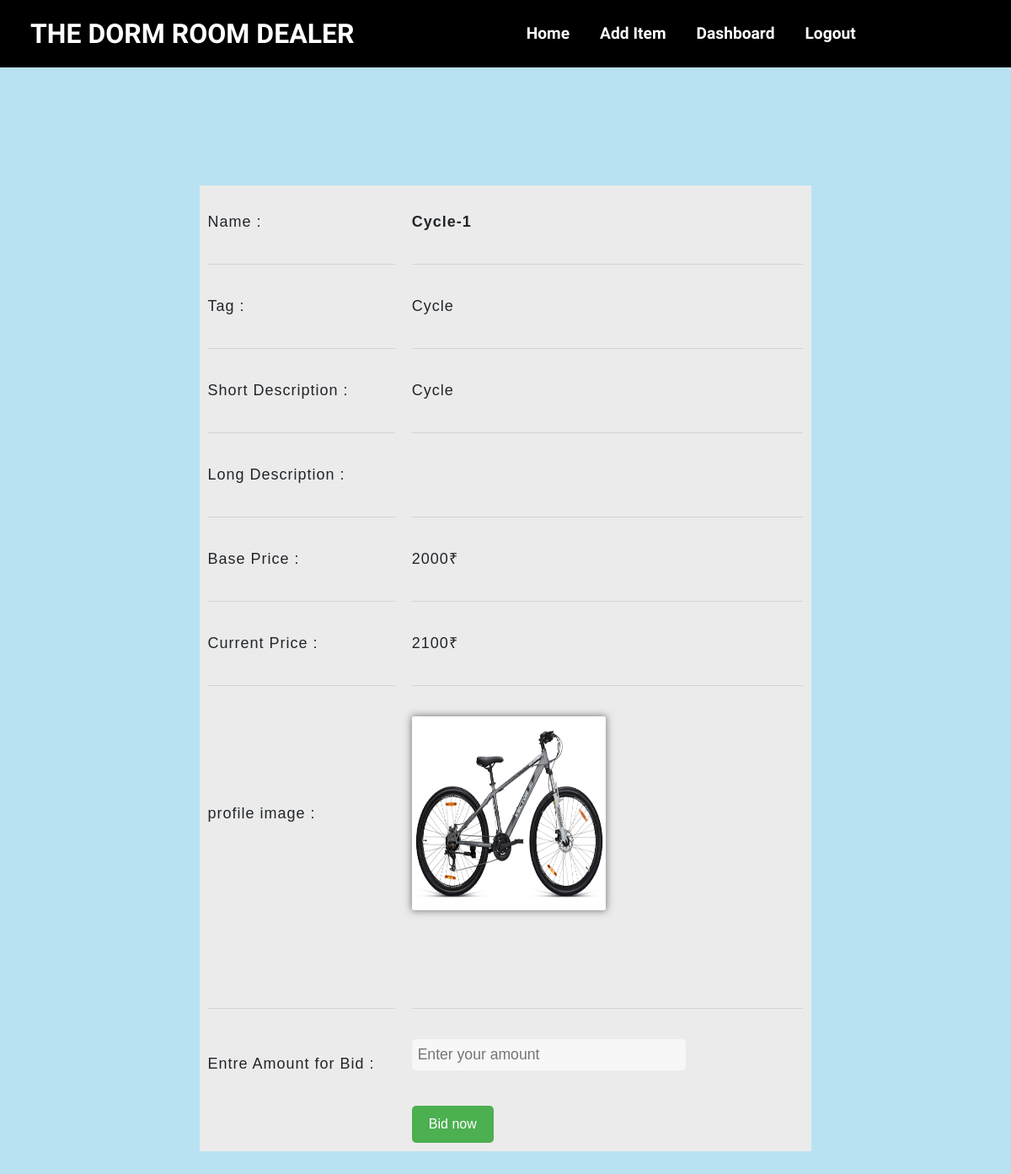
Page /items/biditem?id=17 (signed in) on the committed database.
### items/models.py (models this page shows)
class Item(models.Model):
    name=models.CharField(max_length=25)
    profile=models.ImageField(upload_to='pics')
    img1=models.ImageField(upload_to='pics' ,null=True )
    img2=models.ImageField(upload_to='pics' ,null=True )
    img3=models.ImageField(upload_to='pics' ,null=True )
    img4=models.ImageField(upload_to='pics' ,null=True )
    short_description=models.CharField(max_length=50)
    long_description=models.TextField()
    basePrice=models.IntegerField()
    currentPrice=models.IntegerField()
    tag=models.CharField(max_length=25)
    status=models.CharField(null=True,max_length=25)
    sold=models.CharField(max_length=10,default="unsold")
    ownermail = models.EmailField(unique=False)
    start_date = models.DateTimeField(null = False, default=datetime.now)
    end_date = models.DateTimeField(null=False, default=datetime.now)
    highest_bidder=models.IntegerField(null=True)
    sendwinmail = models.CharField(max_length=7,default="notSent")

### items/views.py (the view)
# urls.py: path('biditem',views.biditem,name="biditem"),
@login_required(login_url='login')
def biditem(request):
    id=request.GET['id']
    item = Item.objects.get(id=id)
    lstatus="live"
    if item.status ==lstatus:
        return render(request,"biditem.html",{'item':item})
    else:
        return redirect("home")

### templates/biditem.html (shortened to what this page needs)
{% extends 'base.html' %}
{% block content %}
<div class="container">
    <center>
        <table border="0">
            <tr>
                <td height="20px"></td>
                <td height="20px"></td>
            </tr>
            <tr>
                <td>Name : </td>
                <td><b>{{item.name}}</b></td>
            </tr>
            <tr>
                <td height="10px">
                    <hr>
                </td>
                <td height="10px">
                    <hr>
                </td>
            </tr>
            <tr>
                <td class="right">Tag :</td>
                <td>{{item.tag}}</td>
            </tr>
            <tr>
                <td height="10px">
                    <hr>
                </td>
                <td height="10px">
                    <hr>
                </td>
            </tr>
            <tr>
                <td width="30%">Short Description : </td>
                <td width="60%">{{item.short_description}}</td>
            </tr>
            <tr>
                <td height="10px">
                    <hr>
                </td>
                <td height="10px">
                    <hr>
                </td>
            </tr>
            <tr>
                <td>Long Description :</td>
                <td>{{item.long_description}}</td>
            </tr>
            <tr>
                <td height="10px">
                    <hr>
                </td>
                <td height="10px">
                    <hr>
                </td>
            </tr>
            <tr>
                <td>Base Price :</td>
                <td>{{item.basePrice}}₹</td>
            </tr>
            <tr>
                <td height="10px">
                    <hr>
                </td>
                <td height="10px">
                    <hr>
                </td>
            </tr>
            <tr>
                <td>Current Price :</td>
                <td>{{item.currentPrice}}₹</td>
            </tr>
            <tr>
                <td height="10px">
                    <hr>
                </td>
                <td height="10px">
                    <hr>
                </td>
            </tr>
            <tr>
                <td>profile image :</td>
                <td><img src={{item.profile.url}} height="300" width="400"></td>
            </tr>
            <tr>
                <td height="10px"></td>
                <td height="10px"></td>
            </tr>
            <tr>
                <td>{%if item.img1 %}<img src={{item.img1.url}} height="300" width="400"></td>{%endif%}
                <td>{%if item.img2 %}<img src={{item.img2.url}} height="300" width="400"></td>{%endif%}
            </tr>
            <tr>
                <td height="10px"></td>
                <td height="10px"></td>
            </tr>
            <tr>
                <td>{%if item.img3 %}<img src={{item.img3.url}} height="300" width="400"></td>{%endif%}
                <td>{%if item.img4 %}<img src={{item.img4.url}} height="300" width="400"></td>{%endif%}
            </tr>
            <tr>
                <td height="10px">
                    <hr>
                </td>
                <td height="10px">
                    <hr>
                </td>
            </tr>
            <tr>
                <form action="successfullBid">
                    <td>Entre Amount for Bid :<input type="hidden" name="iid" value={{item.id}}></td>
                    <td><input type="number" name="bidrs" class="field" placeholder="Enter your amount"
                            min={{item.currentPrice}} max="4294967295"></td>
            </tr>
            <tr>
                <td></td>
                <td>
                    <input type="submit" class="btt" id="bid-button" value="Bid now">
                </td>
            </tr>
        </table>
    </center>
</div>
{% endblock %}

### static/css/nav.css (style rules this page uses)
body { margin: 0; padding: 0; }
table { background-color: rgb(235, 235, 235); margin: 30px auto; border-spacing: 0; }
tr td { background-color: rgb(235, 235, 235); font-size: 18px; font-family: 'Josefin Sans', sans-serif; font-weight: 500; padding: 10px; }
.field { width: 70%; padding: 0.2rem 0.3rem; outline: none; border: 2px solid rgba(0, 0, 0, 0); background-color: rgb(247, 247, 247); font-size: 1.1rem; border-radius: 5px; margin-bottom: 22px; transition: .3s; }
.container { width: 100%; margin-top: 140px; font-family: sans-serif ; letter-spacing: 1px; }
img { width: 230px; height: 230px; border-radius: 3px; box-shadow: 0 0px 8px 1px rgba(87, 87, 87, 0.719); }

### templates/biditem.html (style rules this page uses)
body { background-color: #B8E2F2; }
.btt { font-size: 16px; padding: 10px 20px; background-color: #4CAF50; color: white; border: none; border-radius: 5px; cursor: pointer; }

### rows in the picture
Item: name "Cycle-1", tag "Cycle", short_description "Cycle", basePrice "2000", currentPrice "2100", profile (picture)
